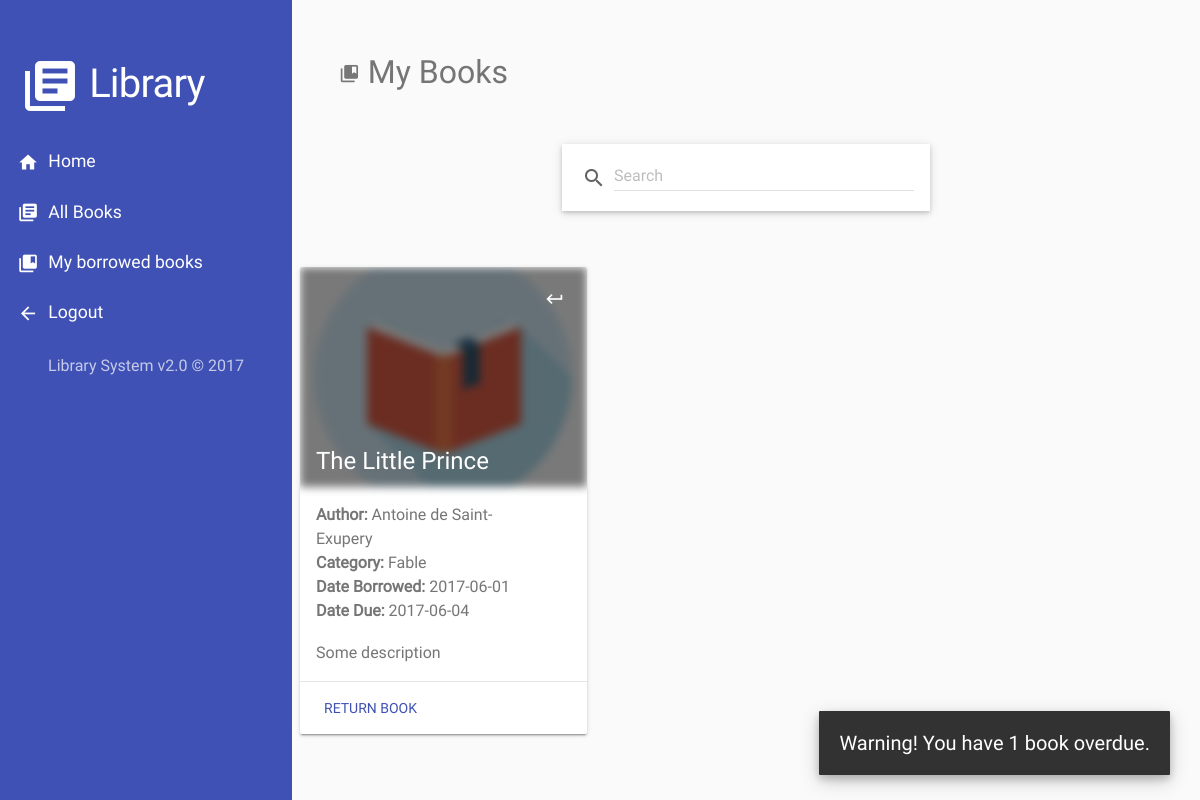
The app's page /user-my-books.php (signed in) with its own data.
### tables this page shows
CREATE TABLE `transaction` (
  `id` int(11) NOT NULL,
  `user_id` int(11) NOT NULL,
  `book_id` int(11) NOT NULL,
  `date_borrowed` date DEFAULT NULL,
  `date_returned` date DEFAULT NULL,
  `date_due` date NOT NULL
);

CREATE TABLE `books` (
  `id` int(11) NOT NULL,
  `title` varchar(255) NOT NULL,
  `author` varchar(255) NOT NULL,
  `category` varchar(255) NOT NULL,
  `description` varchar(255) NOT NULL,
  `image_path` varchar(255) NOT NULL,
  `status` enum('0','1','2') NOT NULL
);

### user-my-books.php (the view, shortened to what this page needs)
<?php include_once('html/top.php'); ?>
<?php
  require_once('html/welcome-header.php');
?>
<?php
  require_once('html/user-nav.php');
?>
<?php
$id = $_SESSION['user_id'];
$my_books_query = "
  SELECT
    t.date_borrowed AS 'date_borrowed',
    t.date_due AS 'date_due',
    b.image_path AS 'image_path',
    b.title AS 'title',
    b.id AS 'book_id',
    b.author AS 'author',
    b.category AS 'category'
  FROM
    books b, transaction t
  WHERE
    t.user_id = $id AND
    t.book_id = b.id AND
    t.date_returned IS NULL AND
    t.date_due < CURRENT_DATE()
  ORDER BY title ASC
";
$sql = mysqli_query($conn, $my_books_query) or die(mysql_error());
$num_rows = $sql->num_rows;
?>
<div class="content">
<?php
if ($num_rows > 0) {
?>
<div class="notif show my-card my-p">
  <p>Warning! You have <?php echo $num_rows; ?> <?php echo $num_rows == 1 ? 'book' : 'books'; ?> overdue.</p>
</div>
<?php } ?>
<h2 class="t-secondary">
  <i class="material-icons small">collections_bookmark</i>
  My Books
</h2>
<form action="<?php echo $_SERVER['PHP_SELF']; ?>" method="get">
</form>
<?php
  $condition = " AND 1 = 1 ";
?>
<?php
$id = $_SESSION['user_id'];
$my_books_query = "
  SELECT
    t.date_borrowed AS 'date_borrowed',
    t.date_due AS 'date_due',
    b.image_path AS 'image_path',
    b.title AS 'title',
    b.id AS 'book_id',
    b.author AS 'author',
    b.category AS 'category',
    b.description AS 'description'
  FROM
    books b, transaction t
  WHERE
    t.user_id = $id AND
    t.book_id = b.id AND
    t.date_returned IS NULL
    $condition
  ORDER BY title ASC
";
$sql = mysqli_query($conn, $my_books_query) or die(mysql_error());
?>
<?php
if (mysqli_num_rows($sql) > 0) {
?>
<div class="m-top-3">
<?php
  for ($i = 0; $row = mysqli_fetch_array($sql, MYSQLI_ASSOC); $i++) {
    if ($i % 3 == 0 || $i == 0) {
?>
<div class="row">
<?php } ?>
  <div class="col-md-4 my-p-1 book-item">
    <div class="wide-card mdl-card mdl-shadow--2dp" style="width: 100%;">
      <div class="img-card-cont" style="background: url('<?php echo $row['image_path'];?>');">
        <div class="dim mdl-js-ripple-effect ripple-cont">
        </div>
      </div>
      <div class="mdl-card__title card-title">
        <h2 class="mdl-card__title-text"><?=$row['title']?></h2>
      </div>
      <div class="mdl-card__supporting-text">
        <p>
          <strong>Author: </strong>
          <?=$row['author']?>
        </p>
        <p>
          <strong>Category: </strong>
          <?=$row['category']?>
        </p>
        <p>
          <strong>Date Borrowed: </strong>
          <?=$row['date_borrowed']?>
        </p>
        <p>
          <strong>Date Due: </strong>
          <?=$row['date_due']?>
        </p>
        <br/>
        <p>
          <?=$row['description']?>
        </p>
      </div>
      <div class="mdl-card__actions mdl-card--border">
        <form action="php/book-return.php" method="post">
          <button type="submit" name="return"
            class="mdl-button mdl-button--colored mdl-js-button mdl-js-ripple-effect">
            Return Book
          </button>
        </form>
      </div>
      <div class="mdl-card__menu">
        <form action="php/book-return.php" method="post">
          <button type="submit" name="return"
            class="mdl-button mdl-button--icon mdl-js-button mdl-js-ripple-effect">
            <i class="material-icons fab-small t-white">keyboard_return</i>
          </button>
        </form>
      </div>
    </div>
  </div>
<?php } ?>
</div>
<?php } ?>
</div>
</body>
</html>

### records on screen
transaction: book.image_path (picture), book.title "The Little Prince", book.author "Antoine de Saint-Exupery", book.category "Fable", date_borrowed "2017-06-01", date_due "2017-06-04", book.description "Some description"

### other values on screen
$num_rows "1"
